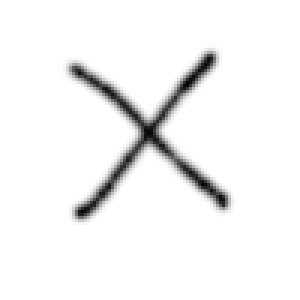
#> input picture Abschlussprojekt_Tic_Tac_Toe/Ordner des ungeordneten/x1.png, 100 x 100 px, found by its file name (shown 3 times larger)
$ jupyter execute --allow-errors test.ipynb
#> lines starting #> are read from the running program, lines starting #| are printed output that depends on the picture; after the words box and inside, x2 and y2 are one past the last pixel; in counts of white or black regions, pixels touching at a corner belong together
[cell 1]
import numpy as np
from skimage import io, color, filters, morphology, feature, transform
from skimage.transform import hough_circle, hough_circle_peaks, probabilistic_hough_line
import math
import matplotlib.pyplot as plt
from matplotlib.patches import Rectangle
from scipy.spatial.distance import euclidean
from scipy.ndimage import convolve1d

[cell 2]
def load_and_preprocess(path, sigma=1.0, min_size=150):
#> called with path = '../Ordner_des_ungeordneten/x1.png', sigma = 1, min_size = 150
    img = io.imread(path)
#> img is the input picture: shape (100, 100, 3); min 2, max 255, mean 243.9
    # --- Alpha-Kanal entfernen, falls vorhanden ---
    if img.ndim == 3 and img.shape[2] == 4:
        # Variante A: einfach Alpha wegwerfen
        img = img[..., :3]
        # Oder Variante B: korrekt mischen
        # from skimage.color import rgba2rgb
        # img = rgba2rgb(img)

    # in Float [0,1] umwandeln
    img = img / 255.0 if img.dtype != np.float64 else img

    # Graustufen
    gray = color.rgb2gray(img)
    # Rest wie gehabt
    blurred = filters.gaussian(gray, sigma=sigma)
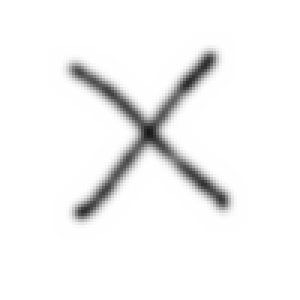
#> blurred: shape (100, 100) float64 (shown 3 times larger); min 0.0903, max 1, mean 0.956
    thresh  = filters.threshold_otsu(blurred)
#> thresh = 0.725
    binary  = blurred > thresh
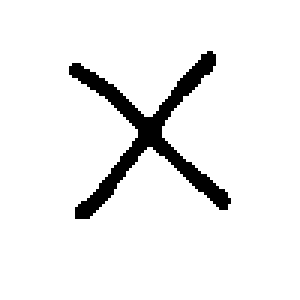
#> binary: shape (100, 100) bool (shown 3 times larger); 93.3% white; 1 black region, box (x1, y1, x2, y2) and area: (23, 17, 77, 73) 672
    clean   = morphology.remove_small_objects(binary, min_size=min_size)
    return gray

[cell 3]
imgX = "../Ordner_des_ungeordneten/x1.png"
imgO = "../Ordner_des_ungeordneten/o1.png"
imgX = load_and_preprocess(imgX)
imgO = load_and_preprocess(imgO)
#> call 2 of load_and_preprocess, with path = '../Ordner_des_ungeordneten/o1.png', sigma = 1, min_size = 150
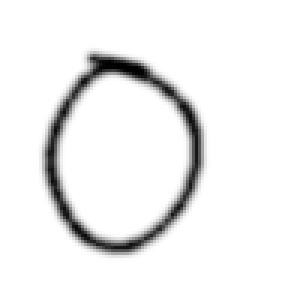
#> input picture Abschlussprojekt_Tic_Tac_Toe/Ordner des ungeordneten/o1.png, 100 x 100 px, found by its file name (shown 3 times larger)
#> in load_and_preprocess, img is the input picture: shape (100, 100, 3); min 0, max 255, mean 239.8
#> in load_and_preprocess (call 2), `blurred = filters.gaussian(gray, sigma=sigma)`:
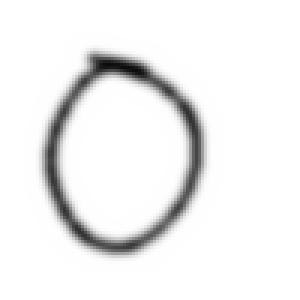
#> blurred: shape (100, 100) float64 (shown 3 times larger); min 0.0457, max 1, mean 0.94
#> in load_and_preprocess (call 2), `thresh  = filters.threshold_otsu(blurred)`: thresh = 0.707
#> in load_and_preprocess (call 2), `binary  = blurred > thresh`:
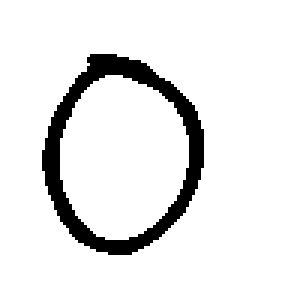
#> binary: shape (100, 100) bool (shown 3 times larger); 91.2% white; 1 black region, box (x1, y1, x2, y2) and area: (14, 18, 68, 85) 881

plt.imshow(imgX)
plt.imshow(imgO)
plt.show()

[cell 4]
def harris_corners(I, H_px, H_py, H_dx, H_dy, H_bx, H_by, t_h, alpha=0.05, d_min=10):
    # 1. Pre-Filter (Glättung)
#> called with H_px = array of shape (3,), H_py = array of shape (3, 1), H_dx = array of shape (1, 3), H_dy = array of shape (3, 1), H_bx = array of shape (7,), H_by = array of shape (7, 1), t_h = 25000, alpha = 0.05
    I_smooth = convolve1d(I, H_px, axis=1)
    I_smooth = convolve1d(I_smooth, H_py[:, 0], axis=0)

    # 2. Ableitungen
    I_x = convolve1d(I_smooth, H_dx[0], axis=1)
    I_y = convolve1d(I_smooth, H_dy[:, 0], axis=0)

    # 3. Strukturmatrix-Komponenten
    A = I_x ** 2
    B = I_y ** 2
    C = I_x * I_y

    A_bar = convolve1d(A, H_bx, axis=1)
    A_bar = convolve1d(A_bar, H_by[:, 0], axis=0)

    B_bar = convolve1d(B, H_bx, axis=1)
    B_bar = convolve1d(B_bar, H_by[:, 0], axis=0)

    C_bar = convolve1d(C, H_bx, axis=1)
    C_bar = convolve1d(C_bar, H_by[:, 0], axis=0)

    # 4. Corner-Response-Funktion
    Q = (A_bar * B_bar - C_bar**2) - alpha * (A_bar + B_bar)**2
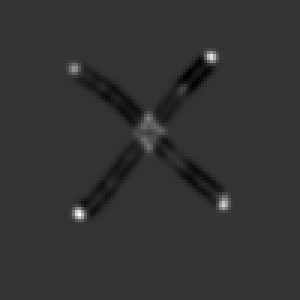
#> Q: shape (100, 100) float64 (shown 3 times larger); min -8.38e-05, max 0.000335, mean -1.18e-06; drawn with min black and max white

    # 5. Lokale Maxima extrahieren
    corners = []
    h, w = Q.shape
#> h = 100; w = 100
    for u in range(1, h - 1):
        for v in range(1, w - 1):
            if Q[u, v] > t_h and is_local_max(Q, u, v):
                corners.append((u, v, Q[u, v]))
#> after the loop, corners = []

    corners.sort(key=lambda x: x[2], reverse=True)
    good_corners = cleanup_neighbors(corners, d_min)
    return corners

def is_local_max(Q, u, v):
    q_c = Q[u, v]
    neighborhood = Q[u-1:u+2, v-1:v+2]
    return np.all(q_c >= neighborhood) and np.count_nonzero(q_c == neighborhood) == 1

def cleanup_neighbors(corners, d_min):
#> called with d_min = 10
    good_corners = []
    while corners:
        c1 = corners.pop(0)
        good_corners.append(c1)
        corners = [c for c in corners if euclidean((c1[0], c1[1]), (c[0], c[1])) >= d_min]
#> this loop made 0 passes
#> after the loop, corners = []; good_corners = []
    return good_corners

[cell 5]
import cv2

x = []
o = []
counterx = []
countero = []

H_px = np.array([2, 5, 2]) / 9.0
H_py = H_px.reshape(-1, 1)  # transponiert
H_dx = np.array([[-0.453014, 0.0, 0.453014]])
H_dy = H_dx.T
H_bx = np.array([1, 6, 15, 20, 15, 6, 1]) / 64.0
H_by = H_bx.reshape(-1, 1)


# [5 lines of commented-out code are left out]


#> (the rest of this cell did not finish here and is left out)

    imgo = load_and_preprocess(f"../Ordner_des_ungeordneten/o{i}.png")
    countero.append(harris_corners(imgo, H_px, H_py, H_dx, H_dy, H_bx, H_by, t_h=25000, alpha=0.05, d_min=10))
#> call 2 of harris_corners, with H_px = array of shape (3,), H_py = array of shape (3, 1), H_dx = array of shape (1, 3), H_dy = array of shape (3, 1), H_bx = array of shape (7,), H_by = array of shape (7, 1), t_h = 25000, alpha = 0.05
#> in harris_corners (call 2), `A_bar = convolve1d(A, H_bx, axis=1)`:
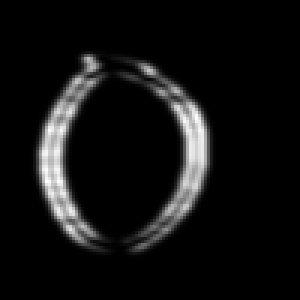
#> A_bar: shape (100, 100) float64 (shown 3 times larger); min 0, max 0.0358, mean 0.00249; drawn with min black and max white
#> in harris_corners (call 2), `B_bar = convolve1d(B_bar, H_by[:, 0], axis=0)`:
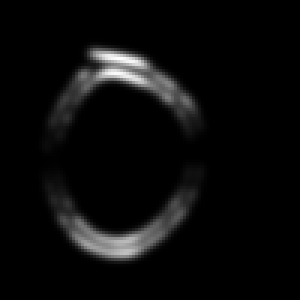
#> B_bar: shape (100, 100) float64 (shown 3 times larger); min 0, max 0.0451, mean 0.0019; drawn with min black and max white
#> in harris_corners (call 2), `C_bar = convolve1d(C_bar, H_by[:, 0], axis=0)`:
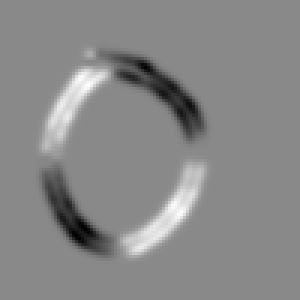
#> C_bar: shape (100, 100) float64 (shown 3 times larger); min -0.0206, max 0.0176, mean -0.000112; drawn with min black and max white
#> in harris_corners (call 2), `Q = (A_bar * B_bar - C_bar**2) - alpha * (A_bar + B_bar)**2`:
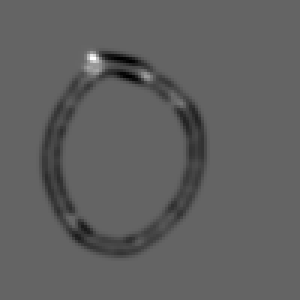
#> Q: shape (100, 100) float64 (shown 3 times larger); min -0.000108, max 0.000165, mean -4.32e-06; drawn with min black and max white
